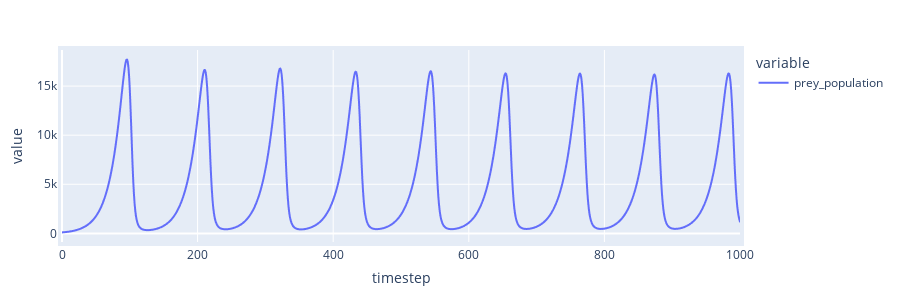

Notebook source saved alongside this figure:
### Code cell
cadcad_gpt('change the prey reproduction rate to 0.8, what is the median value of prey population, plot the prey population column')

### Figure 1 — Plotly figure (JSON) as saved in the notebook; plotly's stock layout.template omitted (floating-point values rounded to 4 significant figures; data arrays with more than 128 entries replaced by an {"elided": "..."} marker saying what was removed)
{"data": [{"hovertemplate": "variable=prey_population<br>timestep=%{x}<br>value=%{y}<extra></extra>", "legendgroup": "prey_population", "line": {"color": "#636efa", "dash": "solid"}, "mode": "lines", "name": "prey_population", "showlegend": true, "type": "scattergl", "x": {"elided": "1001 int values"}, "xaxis": "x", "y": {"elided": "1001 int values"}, "yaxis": "y"}], "layout": {"autosize": false, "height": 300, "legend": {"title": {"text": "variable"}, "tracegroupgap": 0}, "margin": {"b": 50, "l": 50, "pad": 4, "r": 50, "t": 50}, "width": 900, "xaxis": {"anchor": "y", "domain": [0, 1], "title": {"text": "timestep"}}, "yaxis": {"anchor": "x", "domain": [0, 1], "title": {"text": "value"}}}}
